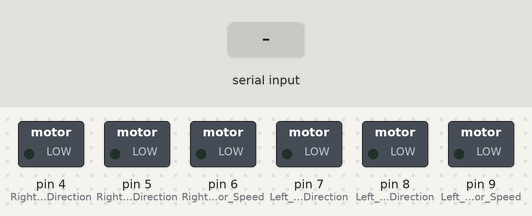
The sketch below on a simulated Arduino Uno, built with avr-gcc and run on an emulated ATmega328P. On the bench: switched loads named in the sketch (green lamp = pin HIGH). The inputs (shaded band) are chosen by the test bench. What the sketch prints to the serial monitor is not drawn.

Above: at 1.2 s.
1.3 s: "30,150\n" received over Serial
At 2.0 s:
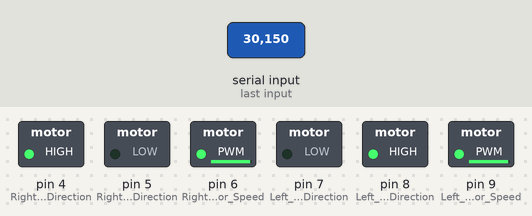
3.7 s: "90,45\n" received over Serial
At 4.4 s:
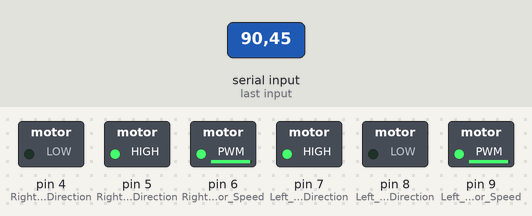
6.1 s: "2\n" received over Serial
At 7.3 s:
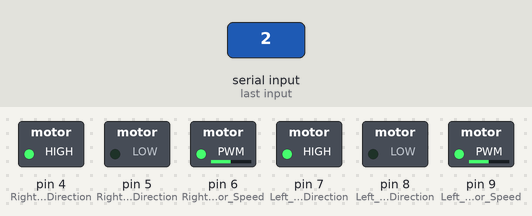
7.6 s: "1\n" received over Serial
At 8.5 s:
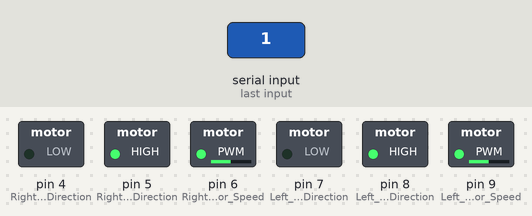
9.1 s: "3\n" received over Serial
At 9.7 s:
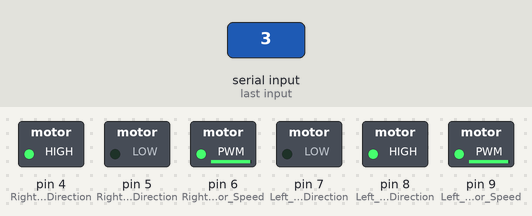
Timing chart, 0 to 11.6 s (numbered marks = the images above; inputs shaded):
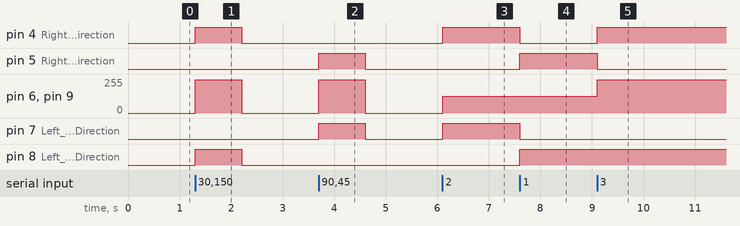

Measured:
- after the input at 1.3 s, pin 4 (Right_Motor_Direction), pin 8 (Left_Motor_Direction): LOW → HIGH at once, → LOW 0.90 s later; pin 6 (Right_Motor_Speed), pin 9 (Left_Motor_Speed): 0/255 → 250/255 at once, → 0/255 0.90 s later
- after the input at 3.7 s, pin 5 (Right_Motor_Direction), pin 7 (Left_Motor_Direction): LOW → HIGH at once, → LOW 0.90 s later; pin 6 (Right_Motor_Speed), pin 9 (Left_Motor_Speed): 0/255 → 250/255 at once, → 0/255 0.90 s later
- after the input at 6.1 s, pin 4 (Right_Motor_Direction), pin 7 (Left_Motor_Direction): LOW → HIGH at once; pin 6 (Right_Motor_Speed), pin 9 (Left_Motor_Speed): 0/255 → 125/255 at once
- after the input at 7.6 s, pin 4 (Right_Motor_Direction), pin 7 (Left_Motor_Direction): HIGH → LOW at once; pin 5 (Right_Motor_Direction), pin 8 (Left_Motor_Direction): LOW → HIGH at once
- after the input at 9.1 s, pin 4 (Right_Motor_Direction): LOW → HIGH at once; pin 5 (Right_Motor_Direction): HIGH → LOW at once; pin 6 (Right_Motor_Speed), pin 9 (Left_Motor_Speed): 125/255 → 250/255 at once

The sketch:

motor_controls.ino
```cpp
#include <Wire.h>
//#include <LiquidCrystal_I2C.h>
//LiquidCrystal_I2C lcd(0x27,2,1,0,4,5,6,7);  // Set the LCD I2C address
// Analog Pin A4 SDA - Data
// Analog Pin A5 SCL - Clock (Edge Pin)
/*
 * Filename: Bluetooth.ino
 * Source: https://www.youtube.com/watch?v=fJvtMszk2G4
 * Date: March 2, 2017
*/

char c;
char recievedChar;
boolean newData = false;
//SoftwareSerial mySerial(10,11);
// Reading 4x4 Keypad with ONE Arduino Pin
// by Hari Wiguna, 2016
// Source: https://www.youtube.com/watch?v=G14tREsVqz0&t=325s
// Check schematics and resistors placement.

int speed = 0;
float dX = 0;
float dY = 0;
float dly = 0;
int Xdir = 0;
int Ydir = 0;
// Information on L298N and PWM control
// PWM ranges from 0 to 255. Pins D6 & D9 are used here.  Use analogWrite(6,255) for PWM.
//http://tronixstuff.com/2014/11/25/tutorial-l298n-dual-motor-controller-modules-and-arduino/
void setup()
{ // FORWARD(100); delay(500);  REVERSE(100); delay(500); // Wake up Jerk.
  // IR obstacle sensors: 3 units. 45-deg configuration. ~5-inch range
  pinMode(A0,INPUT); // receive signal from the sensor 45-deg Left
  pinMode(A1,INPUT); // receive signal from the sensor Center Forward
  pinMode(A2,INPUT); // receive signal from the sensor 45-deg Right
  int Xstart = 0; int Ystart = 0.0; //meter TechShop Hub Post
  int Xdir = 1 ; int Ydir = 0; // Initial direction.
  int dX = 0 ; int dY = 0; // Target dX to Xdest & dY to Ydest

  pinMode(4,OUTPUT); // Right Motor Direction
  pinMode(5,OUTPUT); // Right Motor Direction
  pinMode(6,OUTPUT); // Right Motor Speed

  pinMode(7,OUTPUT); // Left Motor Direction
  pinMode(8,OUTPUT); // Left Motor Direction
  pinMode(9,OUTPUT); // Left Motor Speed
  Serial.begin(9600);

//  mySerial.begin(9600);
  //Serial.println("Testing Bluetooth.  Sync with Android Bluetooth now.");
}
void loop()
{
  recvInfo();
  moveUsingInput();
  //Test1();
}

void moveUsingInput(){
  int control = (recievedChar - '0');
  if(newData){
    Serial.print(control);
  }
  int dly = 1000;
  while(newData == true){

    if(control == 1){
      FORWARD(dly);
      Serial.println("moving forward");
    }
    else if (control == 2){
      REVERSE(dly);
      Serial.println("moving reverse");
    }
    else if (control == 3){
      CW(900);
      Serial.println("moving left");
    }
    else if (control == 4){
      CCW(900);
      Serial.println("moving right");
    }
    else if(control == 5){
      PAUSE(dly);
      Serial.println("paused");
    }
    else{
      Serial.println("unknown input");
    }
    newData = false;
  }
}
// Forward and Reverse 1 meter and 1 meter circle
void Test1()
{
//  lcd.clear ();    lcd.home ();
//  lcd.setCursor (0,0); lcd.print (" Fwd & Bwd 1 meter.");
// // lcd.setCursor (0,1); lcd.print (" Circles & Rotates.");
  float dly = 3500.0;
   FORWARD(dly); PAUSE(2000);
   REVERSE(dly); PAUSE(2000);
   SQUARE();
}

void FORWARD(int dly)
{
// lcd.setCursor ( 0, 0 );   lcd.print ("^");
////  lcd.setCursor ( 0, 1 ); lcd.print ("                ");
  digitalWrite(4,LOW);  digitalWrite(5,HIGH);  analogWrite(6,125);
  digitalWrite(7,LOW);  digitalWrite(8,HIGH);  analogWrite(9,125);
  //delay(dly);
}
void REVERSE(int dly)
{
//  lcd.setCursor ( 0, 0 ); lcd.print ("v");
////  lcd.setCursor ( 0, 1 ); lcd.print ("                ");
  digitalWrite(4,HIGH);  digitalWrite(5,LOW);  analogWrite(6,125);
  digitalWrite(7,HIGH);  digitalWrite(8,LOW);  analogWrite(9,125);
  //delay(dly);
}
void LEFT(int dly)
{ // dly =450 for 90-deg
//  lcd.setCursor ( 0, 0 ); lcd.print ("<");
//  lcd.setCursor ( 0, 1 ); lcd.print ("                ");
  digitalWrite(4,LOW);   digitalWrite(5,HIGH); analogWrite(6,250);
  digitalWrite(7,HIGH);  digitalWrite(8,LOW);  analogWrite(9,250);
  delay(dly);
  //PAUSE(dly);
}
void RIGHT(int dly)
{ // dly = 450 for 90-deg
//  lcd.setCursor ( 0, 0 ); lcd.print (">");
//  lcd.setCursor ( 0, 1 ); lcd.print ("                ");
  digitalWrite(4,HIGH); digitalWrite(5,LOW);   analogWrite(6,250);
  digitalWrite(7,LOW);  digitalWrite(8,HIGH);  analogWrite(9,250);
  delay(dly);
  //PAUSE(dly);
}
void PAUSE(int dly)
{
//  lcd.setCursor (0,0); lcd.print ("x");
//  lcd.setCursor ( 0, 1 ); lcd.print ("                 ");
  digitalWrite(4,LOW);  digitalWrite(5,LOW);  analogWrite(6,0);
  digitalWrite(7,LOW);  digitalWrite(8,LOW);  analogWrite(9,0);
  delay(dly);
  exit;
}
void SQUARE()
{
//  delay(5000); lcd.setCursor ( 0, 0 ); lcd.print ("STOPPED.           ");
//  lcd.setCursor ( 0, 1 ); lcd.print ("                 ");
  digitalWrite(4,LOW);    digitalWrite(5,LOW);   analogWrite(6,0);
  digitalWrite(7,LOW);  digitalWrite(8,LOW);  analogWrite(9,0);
  while (1) {};
}

void recvInfo(){
  if(Serial.available() > 0){
    recievedChar = Serial.read();
    newData = true;
  }
}

 void CCW(int dly)
{ // dly =450 for 90-deg
//  lcd.setCursor ( 0, 0 ); lcd.print ("<");
//  lcd.setCursor ( 0, 1 ); lcd.print ("                ");
  digitalWrite(4,LOW);   digitalWrite(5,HIGH); analogWrite(6,250);
  digitalWrite(7,HIGH);  digitalWrite(8,LOW);  analogWrite(9,250);
  delay(dly);//PAUSE(dly);
}
void CW(int dly)
{ // dly = 450 for 90-deg
//  lcd.setCursor ( 0, 0 ); lcd.print (">");
//  lcd.setCursor ( 0, 1 ); lcd.print ("                ");
  digitalWrite(4,HIGH); digitalWrite(5,LOW);   analogWrite(6,250);
  digitalWrite(7,LOW);  digitalWrite(8,HIGH);  analogWrite(9,250);
  delay(dly);//PAUSE(dly);
}
```
